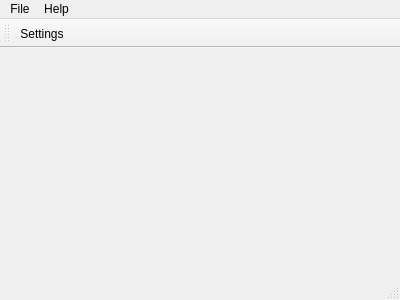
<?xml version="1.0" encoding="UTF-8"?>
<ui version="4.0">
 <class>MainWindow</class>
 <widget class="QMainWindow" name="MainWindow">
  <property name="geometry">
   <rect>
    <x>0</x>
    <y>0</y>
    <width>400</width>
    <height>300</height>
   </rect>
  </property>
  <property name="windowTitle">
   <string>MainWindow</string>
  </property>
  <widget class="QWidget" name="centralWidget">
   <layout class="QVBoxLayout" name="verticalLayout"/>
  </widget>
  <widget class="QMenuBar" name="menuBar">
   <property name="geometry">
    <rect>
     <x>0</x>
     <y>0</y>
     <width>400</width>
     <height>19</height>
    </rect>
   </property>
   <widget class="QMenu" name="menuFile">
    <property name="title">
     <string>File</string>
    </property>
    <addaction name="actionSettings"/>
    <addaction name="separator"/>
    <addaction name="actionQuit"/>
   </widget>
   <widget class="QMenu" name="menuHelp">
    <property name="title">
     <string>Help</string>
    </property>
    <addaction name="actionAbout"/>
   </widget>
   <addaction name="menuFile"/>
   <addaction name="menuHelp"/>
  </widget>
  <widget class="QToolBar" name="mainToolBar">
   <attribute name="toolBarArea">
    <enum>TopToolBarArea</enum>
   </attribute>
   <attribute name="toolBarBreak">
    <bool>false</bool>
   </attribute>
   <addaction name="actionSettings"/>
  </widget>
  <widget class="QStatusBar" name="statusBar"/>
  <action name="actionAbout">
   <property name="text">
    <string>About</string>
   </property>
  </action>
  <action name="actionQuit">
   <property name="text">
    <string>Quit</string>
   </property>
   <property name="shortcut">
    <string>Ctrl+Q</string>
   </property>
  </action>
  <action name="actionSettings">
   <property name="text">
    <string>Settings</string>
   </property>
  </action>
 </widget>
 <layoutdefault spacing="6" margin="11"/>
 <resources/>
 <connections/>
</ui>
